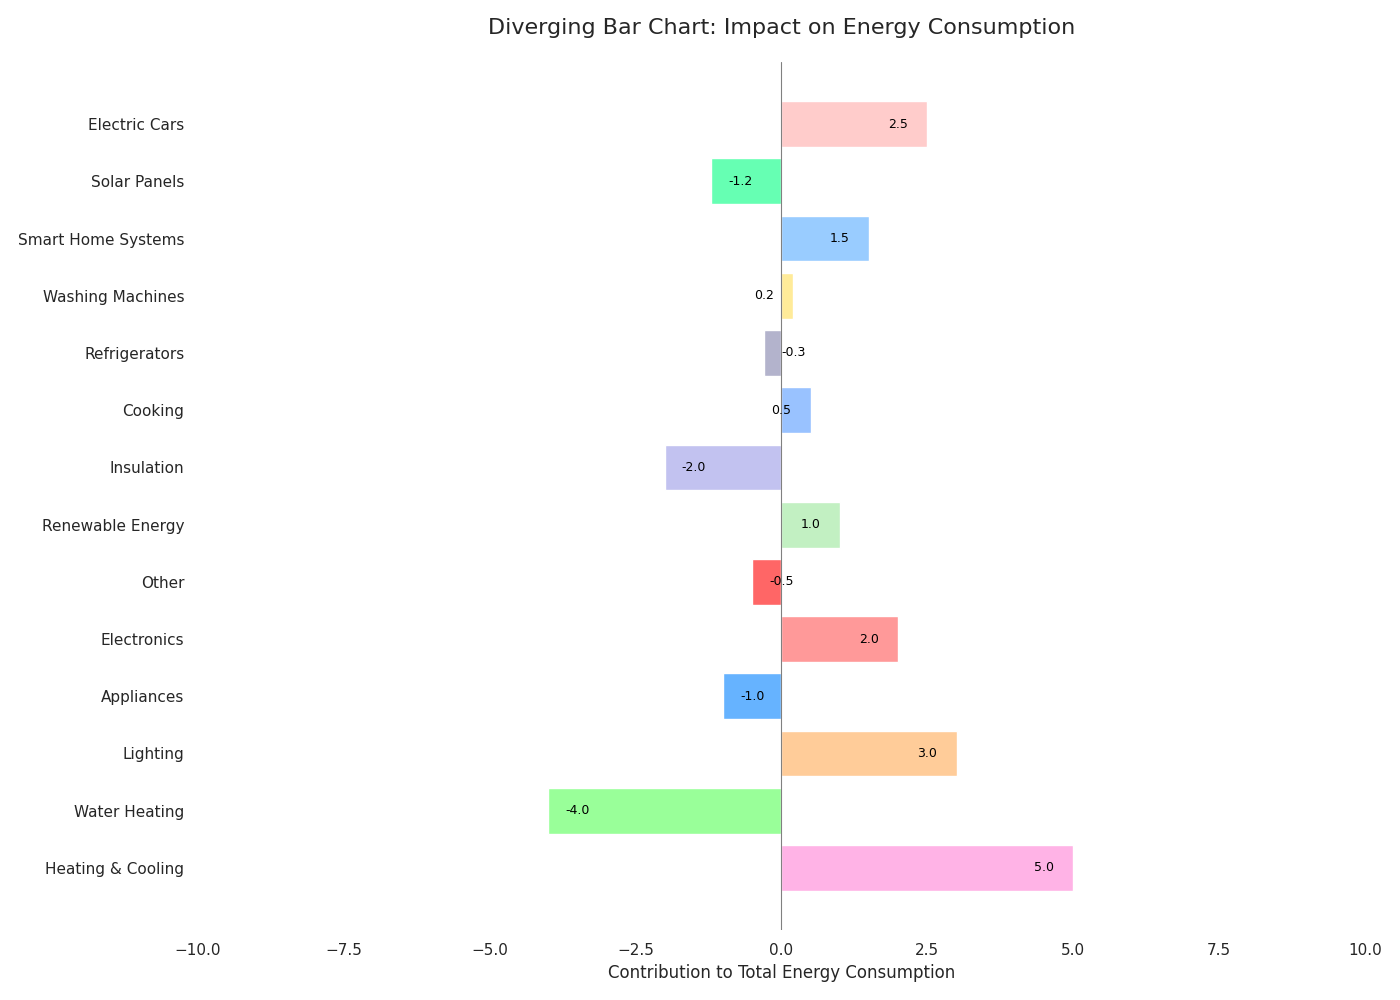

Write the Python code that produced this figure.
import matplotlib.pyplot as plt
import numpy as np

activities = [
    'Heating & Cooling', 'Water Heating', 'Lighting', 'Appliances', 'Electronics',
    'Other', 'Renewable Energy', 'Insulation', 'Cooking', 'Refrigerators', 
    'Washing Machines', 'Smart Home Systems', 'Solar Panels', 'Electric Cars'
]

contributions = np.array([5, -4, 3, -1, 2, -0.5, 1, -2, 0.5, -0.3, 0.2, 1.5, -1.2, 2.5])

colors = [
    '#ffb3e6', '#99ff99', '#ffcc99', '#66b3ff', '#ff9999',
    '#ff6666', '#c2f0c2', '#c2c2f0', '#99c2ff', '#b3b3cc',
    '#ffeb99', '#99ccff', '#66ffb3', '#ffcccb'
]

fig, ax = plt.subplots(figsize=(14, 10))
ax.axvline(x=0, color='gray', linewidth=0.8)
bars = ax.barh(activities, contributions, color=colors)

for bar, contribution in zip(bars, contributions):
    label_position = bar.get_width() - 0.5 if contribution > 0 else bar.get_width() + 0.5
    ax.text(label_position, bar.get_y() + bar.get_height()/2, f'{contribution:.1f}', 
            va='center', ha='center', color='black', fontsize=9)

ax.set_title('Diverging Bar Chart: Impact on Energy Consumption', fontsize=16, pad=20)
ax.set_xlabel('Contribution to Total Energy Consumption', fontsize=12)
ax.set_xlim(-10, 10)

# Remove the grid lines, legend, and borders
ax.grid(False)
ax.spines['top'].set_visible(False)
ax.spines['right'].set_visible(False)
ax.spines['left'].set_visible(False)
ax.spines['bottom'].set_visible(False)

plt.tight_layout()
plt.show()
